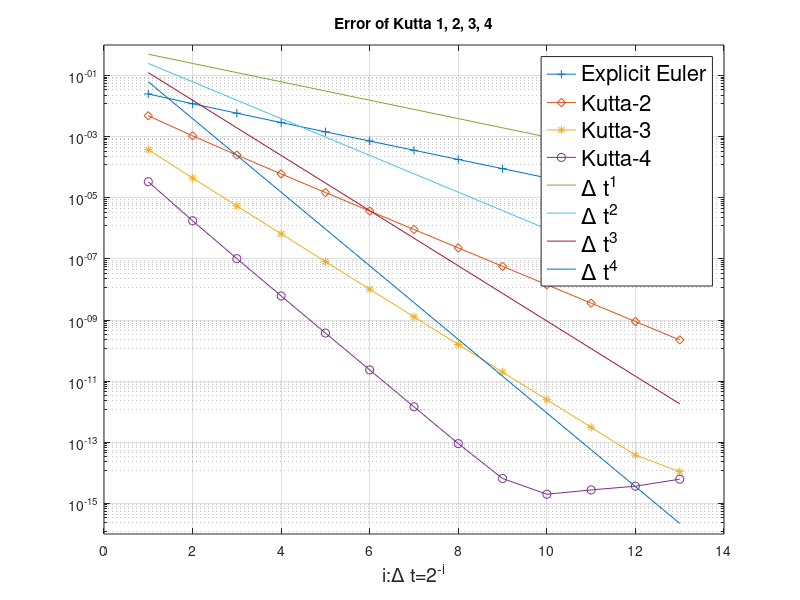

The MATLAB script that drew this image: (Note: a time limit stopped this script after it produced the figure.)
%% definitions
f = @(u) u - u .^ 2 ;
u = @(t, u0) 1 ./ ( ( 1 / u0  - 1 ) * exp( -t ) + 1 );
phi2 = @(u, dt) 1/2 *( f(u) + f(u + dt * f(u)) );
phi3 = @(u, dt) 1/6 *( f(u) + 4 * f(u + dt/2 * f(u)) ...
    + f(u + dt *(-f(u) + 2* f(u + dt/2 * f(u)))) );
phi4 = @(u, dt) 1/8 *( f(u) + 3 * f(u + dt/3 * f(u)) ...
    + 3 * f(u + dt *(-1/3 * f(u) + f(u + dt/3 * f(u)))) ...
    + f(u + dt *(f(u) - f(u + dt/3 * f(u)) ...
     + f(u + dt *(-1/3 * f(u) + f(u + dt/3 * f(u)))))) );
t0 = 0 ; T = 8 ;
u0 = 0.5 ; % u0 = 1.5

%% compute error of Explicit Euler, phi2, phi3, phi4
r = 13;
dts = 2 .^ -(1: r);
e1 = zeros(1, r);
e2 = zeros(1, r);
e3 = zeros(1, r);
e4 = zeros(1, r);
for i = 1 : r
    dt = dts(i);
    tdt = t0 : dt : T ;
    n = length(tdt);
    uu = u( tdt , u0 );
    u1 = zeros ( 1 , n );
    u2 = zeros ( 1 , n );
    u3 = zeros ( 1 , n );
    u4 = zeros ( 1 , n );
    u1(1) = u0 ; u2(1) = u0 ; u3(1) = u0 ; u4(1) = u0 ;
    for j = 1 : n - 1
        u1(j + 1) = u1(j) + dt * f(u1(j));
        u2(j + 1) = u2(j) + dt * phi2(u2(j), dt);
        u3(j + 1) = u3(j) + dt * phi3(u3(j), dt);
        u4(j + 1) = u4(j) + dt * phi4(u4(j), dt);
    end
    e1(i) = max(abs(u1 - uu));
    e2(i) = max(abs(u2 - uu));
    e3(i) = max(abs(u3 - uu));
    e4(i) = max(abs(u4 - uu));
end

%% plot
semilogy((1: r), e1, '-+'); hold on; grid on;
semilogy((1: r), e2, '-d');
semilogy((1: r), e3, '-*');
semilogy((1: r), e4, '-o');
semilogy((1: r), dts);
semilogy((1: r), dts .^ 2);
semilogy((1: r), dts .^ 3);
semilogy((1: r), dts .^ 4);
set(gca,'ytick', 10 .^ (-15 : 2 : -1));
title('Error of Kutta 1, 2, 3, 4');
h = legend('Explicit Euler', 'Kutta-2', 'Kutta-3', 'Kutta-4', ...
    '\Delta t^1', '\Delta t^2', '\Delta t^3', '\Delta t^4');
xlabel('i:\Delta t=2^{-i}', 'Fontsize', 14);
set(h, 'Fontsize', 16);

%% verify degree of convergence
figure(2);
for i = 1 : 4
    d1 = e1 ./ (dts .^ i);
    d2 = e2 ./ (dts .^ i);
    d3 = e3 ./ (dts .^ i);
    d4 = e4 ./ (dts .^ i);
    subplot(2,2,i);
    semilogy((1: r), d1); hold on;
    semilogy((1: r), d2);
    semilogy((1: r), d3);
    semilogy((1: r), d4);
    legend('Explicit Euler', 'Kutta-2', 'Kutta-3', 'Kutta-4');
    title(sprintf('p=%d', i));
end
